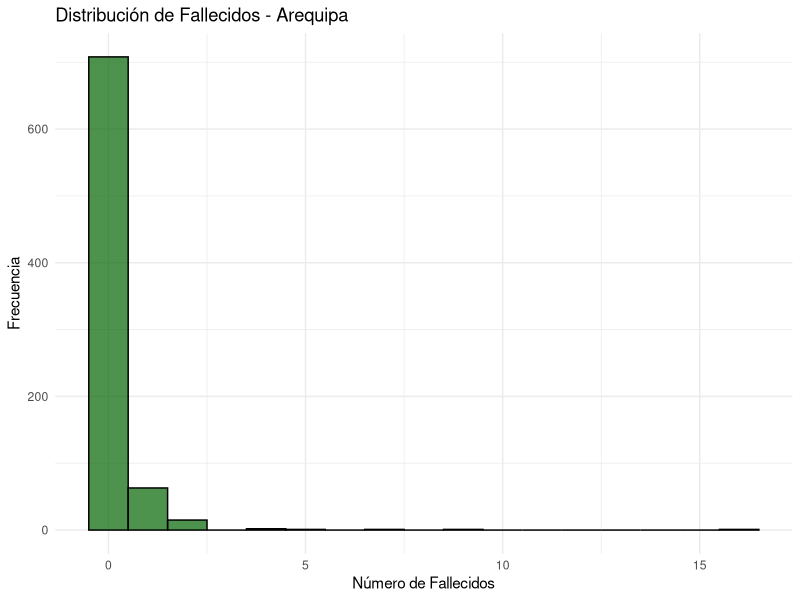
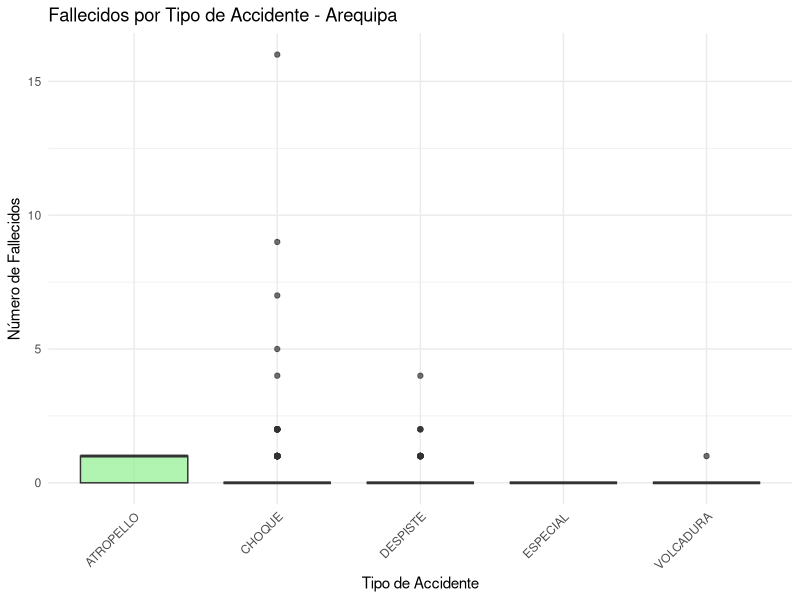

Reproduce these figures in R, in order.
# MODELAMIENTO ZERO-INFLATED EN R - AREQUIPA
# Análisis completo para tesis de bachiller - Comparación con Lima

# Cargar librerías (ya deberían estar instaladas)
library(pscl)      # Para modelos zero-inflated (ZIP, ZINB)
library(MASS)      # Para binomial negativa
library(readxl)    # Para leer Excel
library(ggplot2)   # Para gráficos
library(dplyr)     # Para manipulación de datos
library(AER)       # Para tests estadísticos

cat("=======================================================\n")
cat("MODELAMIENTO ZERO-INFLATED EN R - AREQUIPA\n")
cat("=======================================================\n")

# =============================================================================
# 1. CARGAR Y PREPARAR DATOS AREQUIPA
# =============================================================================

# Cargar datos de Arequipa
datos_arequipa <- read_excel("Dataset_Arequipa_para_R.xlsx", sheet = "Datos_Arequipa")

cat("\n--- INFORMACIÓN DEL DATASET AREQUIPA ---\n")
cat("Dimensiones:", dim(datos_arequipa), "\n")
cat("Variables:", names(datos_arequipa), "\n")

# Convertir variables categóricas a factores
datos_arequipa$tipo_accidente <- as.factor(datos_arequipa$tipo_accidente)
datos_arequipa$periodo_dia <- as.factor(datos_arequipa$periodo_dia)
datos_arequipa$año <- as.factor(datos_arequipa$año)
datos_arequipa$nombre_dia <- as.factor(datos_arequipa$nombre_dia)

# Verificar la conversión
cat("\nEstructura de las variables:\n")
str(datos_arequipa)

# Estadísticas descriptivas básicas
cat("\n--- ESTADÍSTICAS DESCRIPTIVAS AREQUIPA ---\n")
cat("Variable dependiente: num_fallecidos\n")
summary(datos_arequipa$num_fallecidos)

# Análisis de ceros
ceros_aqp <- sum(datos_arequipa$num_fallecidos == 0)
total_aqp <- nrow(datos_arequipa)
porc_ceros_aqp <- (ceros_aqp / total_aqp) * 100

cat("Ceros:", ceros_aqp, "(", round(porc_ceros_aqp, 2), "%)\n")
cat("No ceros:", total_aqp - ceros_aqp, "(", round(100 - porc_ceros_aqp, 2), "%)\n")

# Ratio varianza/media (indicador de sobredispersión)
media_aqp <- mean(datos_arequipa$num_fallecidos)
varianza_aqp <- var(datos_arequipa$num_fallecidos)
ratio_var_media_aqp <- varianza_aqp / media_aqp

cat("Media:", round(media_aqp, 3), "\n")
cat("Varianza:", round(varianza_aqp, 3), "\n")
cat("Ratio Var/Media:", round(ratio_var_media_aqp, 3), "\n")

if(ratio_var_media_aqp > 1) {
  cat("-> Hay sobredispersión (ratio > 1)\n")
} else {
  cat("-> No hay sobredispersión aparente\n")
}

# =============================================================================
# 2. COMPARACIÓN AREQUIPA vs LIMA
# =============================================================================

cat("\n--- COMPARACIÓN PRELIMINAR AREQUIPA vs LIMA ---\n")
cat("AREQUIPA:\n")
cat("  • Observaciones:", total_aqp, "\n")
cat("  • Media fallecidos:", round(media_aqp, 3), "\n")
cat("  • % Ceros:", round(porc_ceros_aqp, 2), "%\n")
cat("  • Ratio Var/Media:", round(ratio_var_media_aqp, 3), "\n")

cat("\nLIMA (para comparación):\n")
cat("  • Observaciones: 1553\n")
cat("  • Media fallecidos: 0.131\n")
cat("  • % Ceros: 90.15%\n")
cat("  • Ratio Var/Media: 6.292\n")

# =============================================================================
# 3. VISUALIZACIÓN EXPLORATORIA AREQUIPA
# =============================================================================

cat("\n--- CREANDO GRÁFICOS EXPLORATORIOS AREQUIPA ---\n")

# Histograma de fallecidos
p1_aqp <- ggplot(datos_arequipa, aes(x = num_fallecidos)) +
  geom_histogram(binwidth = 1, fill = "darkgreen", alpha = 0.7, color = "black") +
  labs(title = "Distribución de Fallecidos - Arequipa", 
       x = "Número de Fallecidos", 
       y = "Frecuencia") +
  theme_minimal()

print(p1_aqp)

# Boxplot por tipo de accidente  
p2_aqp <- ggplot(datos_arequipa, aes(x = tipo_accidente, y = num_fallecidos)) +
  geom_boxplot(fill = "lightgreen", alpha = 0.7) +
  labs(title = "Fallecidos por Tipo de Accidente - Arequipa",
       x = "Tipo de Accidente",
       y = "Número de Fallecidos") +
  theme_minimal() +
  theme(axis.text.x = element_text(angle = 45, hjust = 1))

print(p2_aqp)

# =============================================================================
# 4. MODELAMIENTO ESTADÍSTICO AREQUIPA
# =============================================================================

cat("\n=======================================================\n")
cat("AJUSTE DE LOS 4 MODELOS - AREQUIPA\n")
cat("=======================================================\n")

# Modelo 1: POISSON SIMPLE
cat("\n--- MODELO 1: POISSON SIMPLE (AREQUIPA) ---\n")
modelo_poisson_aqp <- glm(num_fallecidos ~ tipo_accidente + periodo_dia, 
                          data = datos_arequipa, 
                          family = poisson(link = "log"))

cat("✓ Modelo Poisson ajustado\n")
cat("AIC:", AIC(modelo_poisson_aqp), "\n")
cat("Deviance:", deviance(modelo_poisson_aqp), "\n")

# Modelo 2: BINOMIAL NEGATIVA
cat("\n--- MODELO 2: BINOMIAL NEGATIVA (AREQUIPA) ---\n")
modelo_nb_aqp <- glm.nb(num_fallecidos ~ tipo_accidente + periodo_dia, 
                        data = datos_arequipa)

cat("✓ Modelo Binomial Negativa ajustado\n")
cat("AIC:", AIC(modelo_nb_aqp), "\n")
cat("Theta (parámetro de dispersión):", modelo_nb_aqp$theta, "\n")

# Modelo 3: ZERO-INFLATED POISSON (ZIP)
cat("\n--- MODELO 3: ZERO-INFLATED POISSON (AREQUIPA) ---\n")
modelo_zip_aqp <- zeroinfl(num_fallecidos ~ tipo_accidente + periodo_dia | 1, 
                           data = datos_arequipa, 
                           dist = "poisson")

cat("✓ Modelo ZIP ajustado\n")
cat("AIC:", AIC(modelo_zip_aqp), "\n")
cat("Log-likelihood:", logLik(modelo_zip_aqp), "\n")

# Modelo 4: ZERO-INFLATED NEGATIVE BINOMIAL (ZINB)
cat("\n--- MODELO 4: ZERO-INFLATED NEGATIVE BINOMIAL (AREQUIPA) ---\n")
modelo_zinb_aqp <- zeroinfl(num_fallecidos ~ tipo_accidente + periodo_dia | 1, 
                            data = datos_arequipa, 
                            dist = "negbin")

cat("✓ Modelo ZINB ajustado\n")
cat("AIC:", AIC(modelo_zinb_aqp), "\n")
cat("Log-likelihood:", logLik(modelo_zinb_aqp), "\n")

# =============================================================================
# 5. COMPARACIÓN DE MODELOS AREQUIPA
# =============================================================================

cat("\n=======================================================\n")
cat("COMPARACIÓN DE MODELOS - AREQUIPA\n")
cat("=======================================================\n")

# Tabla comparativa de AIC/BIC
modelos_aqp <- list("Poisson" = modelo_poisson_aqp,
                    "Binomial_Negativa" = modelo_nb_aqp,
                    "ZIP" = modelo_zip_aqp,
                    "ZINB" = modelo_zinb_aqp)

# Crear tabla de comparación
comparacion_aqp <- data.frame(
  Modelo = names(modelos_aqp),
  AIC = sapply(modelos_aqp, AIC),
  BIC = sapply(modelos_aqp, BIC),
  LogLik = sapply(modelos_aqp, function(x) as.numeric(logLik(x))),
  df = sapply(modelos_aqp, function(x) attr(logLik(x), "df"))
)

# Ordenar por AIC (menor es mejor)
comparacion_aqp <- comparacion_aqp[order(comparacion_aqp$AIC), ]
rownames(comparacion_aqp) <- NULL

cat("\nTabla de Comparación AREQUIPA (ordenada por AIC):\n")
print(comparacion_aqp)

# Identificar el mejor modelo
mejor_modelo_aqp <- comparacion_aqp$Modelo[1]
cat("\n🏆 MEJOR MODELO AREQUIPA:", mejor_modelo_aqp, "\n")
cat("   AIC:", comparacion_aqp$AIC[1], "\n")

# =============================================================================
# 6. COMPARACIÓN FINAL LIMA vs AREQUIPA
# =============================================================================

cat("\n=======================================================\n")
cat("COMPARACIÓN FINAL: LIMA vs AREQUIPA\n")
cat("=======================================================\n")

# Resultados de Lima (recordatorio)
cat("\n🏆 GANADORES POR DEPARTAMENTO:\n")
cat("LIMA: Binomial Negativa (AIC = 1164.54)\n")
cat("AREQUIPA:", mejor_modelo_aqp, "(AIC =", comparacion_aqp$AIC[1], ")\n")

# Estadísticas comparativas
cat("\n📊 ESTADÍSTICAS COMPARATIVAS:\n")
cat("                    LIMA      AREQUIPA\n")
cat("Observaciones:      1553     ", total_aqp, "\n")
cat("Media fallecidos:   0.131    ", round(media_aqp, 3), "\n")
cat("% Ceros:            90.15%   ", round(porc_ceros_aqp, 2), "%\n")
cat("Ratio Var/Media:    6.292    ", round(ratio_var_media_aqp, 3), "\n")

# =============================================================================
# 7. INTERPRETACIÓN DEL MEJOR MODELO AREQUIPA
# =============================================================================

cat("\n=======================================================\n")
cat("INTERPRETACIÓN DEL MEJOR MODELO - AREQUIPA\n")
cat("=======================================================\n")

# Mostrar resumen del mejor modelo de Arequipa
if(mejor_modelo_aqp == "ZIP") {
  cat("\nResumen del modelo ZIP (Arequipa):\n")
  print(summary(modelo_zip_aqp))
} else if(mejor_modelo_aqp == "ZINB") {
  cat("\nResumen del modelo ZINB (Arequipa):\n")
  print(summary(modelo_zinb_aqp))
} else if(mejor_modelo_aqp == "Binomial_Negativa") {
  cat("\nResumen del modelo Binomial Negativa (Arequipa):\n")
  print(summary(modelo_nb_aqp))
} else {
  cat("\nResumen del modelo Poisson (Arequipa):\n")
  print(summary(modelo_poisson_aqp))
}

# =============================================================================
# 8. TESTS ESTADÍSTICOS AREQUIPA
# =============================================================================

cat("\n=======================================================\n")
cat("TESTS ESTADÍSTICOS - AREQUIPA\n")
cat("=======================================================\n")

# Test de Vuong (ZIP vs Poisson)
cat("\n--- Test de Vuong (ZIP vs Poisson) - AREQUIPA ---\n")
vuong_test_aqp <- vuong(modelo_zip_aqp, modelo_poisson_aqp)
print(vuong_test_aqp)

# Test de sobredispersión
cat("\n--- Test de Sobredispersión - AREQUIPA ---\n")
dispersiontest(modelo_poisson_aqp)

cat("\n=======================================================\n")
cat("✓ ANÁLISIS COMPLETADO - AREQUIPA\n")
cat("✓ Comparación Lima vs Arequipa lista para tesis\n")
cat("✓ Conclusiones finales disponibles\n")
cat("=======================================================\n")
